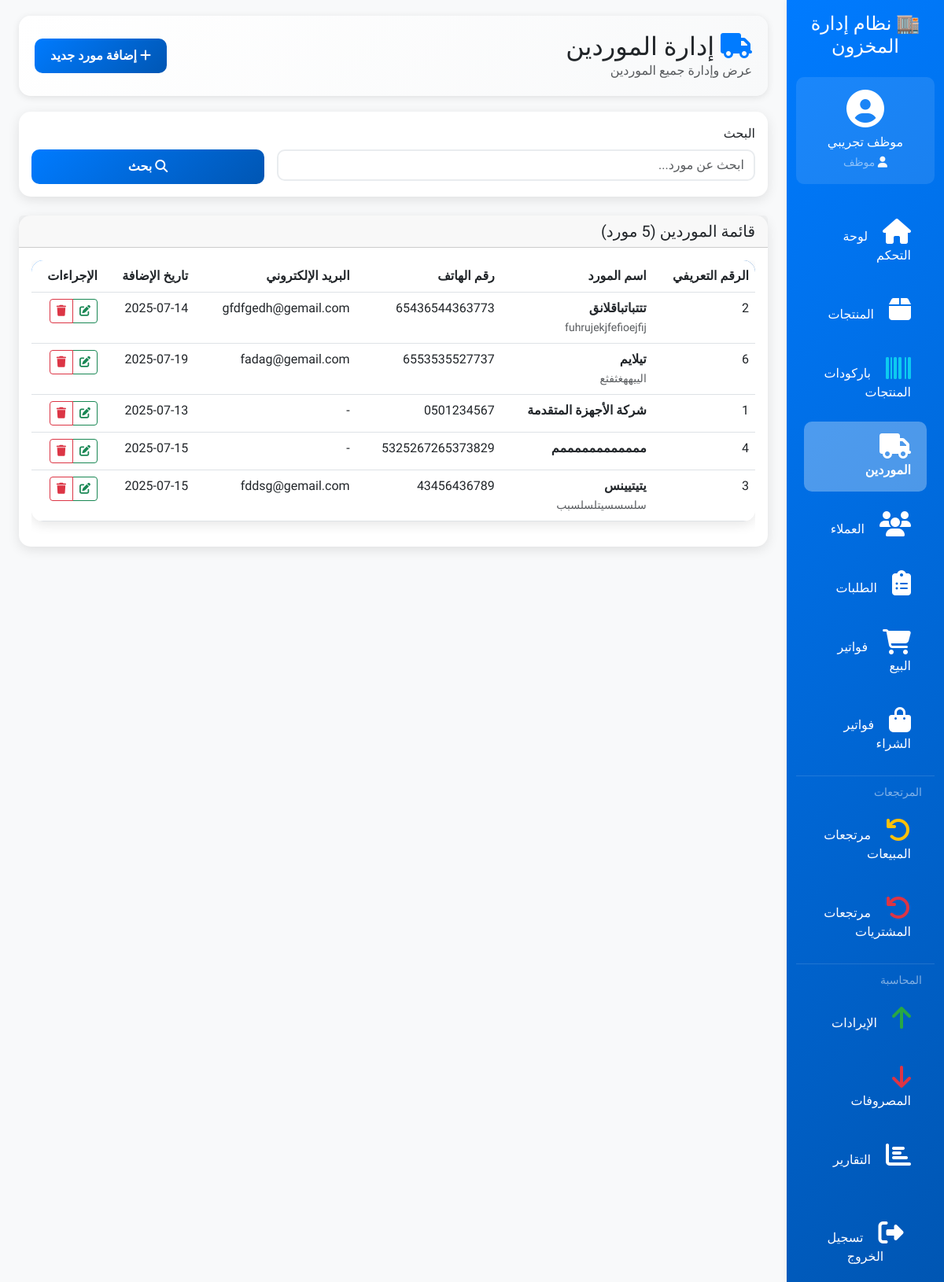
/suppliers/ (signed in), run on the app's committed database.
### inventory/models.py (models this page shows, shortened)
class Employee(models.Model):
    EMPLOYMENT_STATUS_CHOICES = [
        ("active", "نشط"),
        ("inactive", "غير نشط"),
        ("suspended", "موقوف"),
        ("terminated", "منتهي الخدمة"),
    ]
    user = models.OneToOneField(
        User,
        on_delete=models.CASCADE,
        verbose_name="المستخدم",
        related_name="employee_profile"
    )
    employee_id = models.CharField(
        max_length=20,
        unique=True,
        verbose_name="رقم الموظف"
    )
    role = models.ForeignKey(
        Role,
        on_delete=models.SET_NULL,
        null=True,
        blank=True,
        verbose_name="الدور الوظيفي"
    )
    department = models.CharField(
        max_length=100,
        blank=True,
        null=True,
        verbose_name="القسم"
    )
    phone = models.CharField(max_length=20, blank=True, null=True, verbose_name="رقم الهاتف")
    address = models.TextField(blank=True, null=True, verbose_name="العنوان")
    hire_date = models.DateField(verbose_name="تاريخ التوظيف")
    salary = models.DecimalField(
        max_digits=10,
        decimal_places=2,
        blank=True,
        null=True,
        verbose_name="الراتب"
    )
    employment_status = models.CharField(
        max_length=20,
        choices=EMPLOYMENT_STATUS_CHOICES,
        default="active",
        verbose_name="حالة التوظيف"
    )
    notes = models.TextField(blank=True, null=True, verbose_name="ملاحظات")
    created_at = models.DateTimeField(auto_now_add=True, verbose_name="تاريخ الإنشاء")
    updated_at = models.DateTimeField(auto_now=True, verbose_name="تاريخ التحديث")
    class Meta:
        verbose_name = "موظف"
        verbose_name_plural = "الموظفين"
        ordering = ["employee_id"]
    @property
    def is_manager(self):
        if not self.role:
            return False
        manager_roles = [
            "مدير عام", "مدير نظام", "مدير", "مدير مبيعات",
            "مدير مخزون", "مدير مالي", "مدير تقني"
        ]
        return (
            self.role.name in manager_roles or
            self.role.has_permission('manage_employees') or
            self.role.has_permission('manage_roles')
        )
    @property
    def can_manage_employees(self):
        return (
            self.is_manager or
            (self.role and self.role.has_permission('manage_employees'))
        )
    @property
    def can_manage_roles(self):
        return (
            self.is_manager or
            (self.role and self.role.has_permission('manage_roles'))
        )

class Role(models.Model):
    name = models.CharField(max_length=100, unique=True, verbose_name="اسم الدور")
    description = models.TextField(blank=True, null=True, verbose_name="الوصف")
    permissions = models.ManyToManyField(
        Permission,
        blank=True,
        verbose_name="الصلاحيات",
        related_name="roles"
    )
    is_active = models.BooleanField(default=True, verbose_name="نشط")
    created_at = models.DateTimeField(auto_now_add=True, verbose_name="تاريخ الإنشاء")
    updated_at = models.DateTimeField(auto_now=True, verbose_name="تاريخ التحديث")
    class Meta:
        verbose_name = "دور وظيفي"
        verbose_name_plural = "الأدوار الوظيفية"
        ordering = ["name"]
    def has_permission(self, permission_codename):
        return self.permissions.filter(codename=permission_codename).exists()

class Supplier(models.Model):
    name = models.CharField(max_length=200, verbose_name="اسم المورد")
    phone = models.CharField(max_length=20, verbose_name="رقم الهاتف")
    email = models.EmailField(blank=True, null=True, verbose_name="البريد الإلكتروني")
    address = models.TextField(blank=True, null=True, verbose_name="العنوان")
    created_at = models.DateTimeField(auto_now_add=True, verbose_name="تاريخ الإنشاء")
    updated_at = models.DateTimeField(auto_now=True, verbose_name="تاريخ التحديث")
    class Meta:
        verbose_name = "مورد"
        verbose_name_plural = "الموردين"
        ordering = ["name"]

### inventory/views.py (the view)
# urls.py: path("suppliers/", views.supplier_list, name="supplier_list"),
@login_required
def supplier_list(request):
    suppliers = Supplier.objects.all()
    return render(request, 'inventory/supplier_list.html', {'suppliers': suppliers})

### inventory/templates/inventory/supplier_list.html (shortened to what this page needs)
{% extends 'base.html' %}
{% block content %}
<div class="page-header">
    <div class="d-flex justify-content-between align-items-center">
        <div>
            <h1 class="h2 mb-0">
                <i class="fas fa-truck text-primary"></i>
                إدارة الموردين
            </h1>
            <p class="text-muted mb-0">عرض وإدارة جميع الموردين</p>
        </div>
        <a href="{% url 'supplier_create' %}" class="btn btn-primary">
            <i class="fas fa-plus"></i> إضافة مورد جديد
        </a>
    </div>
</div>
<div class="card mb-4">
    <div class="card-body">
        <form method="GET" class="row g-3">
            <div class="col-md-8">
                <label for="search" class="form-label">البحث</label>
                <input type="text" class="form-control" id="search" name="search"
                       placeholder="ابحث عن مورد..." value="{{ request.GET.search }}">
            </div>
            <div class="col-md-4">
                <label class="form-label">&nbsp;</label>
                <div class="d-grid">
                    <button type="submit" class="btn btn-primary">
                        <i class="fas fa-search"></i> بحث
                    </button>
                </div>
            </div>
        </form>
    </div>
</div>
<div class="card">
    <div class="card-header">
        <h5 class="mb-0">قائمة الموردين ({{ suppliers.count }} مورد)</h5>
    </div>
    <div class="card-body">
        {% if suppliers %}
            <div class="table-responsive">
                <table class="table table-hover">
                    <thead>
                        <tr>
                            <th>الرقم التعريفي</th>
                            <th>اسم المورد</th>
                            <th>رقم الهاتف</th>
                            <th>البريد الإلكتروني</th>
                            <th>تاريخ الإضافة</th>
                            <th>الإجراءات</th>
                        </tr>
                    </thead>
                    <tbody>
                        {% for supplier in suppliers %}
                        <tr>
                            <td>{{ supplier.id }}</td>
                            <td>
                                <strong>{{ supplier.name }}</strong>
                                {% if supplier.address %}
                                    <br><small class="text-muted">{{ supplier.address|truncatechars:50 }}</small>
                                {% endif %}
                            </td>
                            <td>{{ supplier.phone }}</td>
                            <td>{{ supplier.email|default:"-" }}</td>
                            <td>{{ supplier.created_at|date:"Y-m-d" }}</td>
                            <td>
                                <div class="btn-group" role="group">
                                    <a href="{% url 'supplier_edit' supplier.id %}"
                                       class="btn btn-sm btn-outline-success" title="تعديل">
                                        <i class="fas fa-edit"></i>
                                    </a>
                                    <button type="button" class="btn btn-sm btn-outline-danger"
                                            onclick="confirmDelete('{{ supplier.name }}', '{% url 'supplier_delete' supplier.id %}')"
                                            title="حذف">
                                        <i class="fas fa-trash"></i>
                                    </button>
                                </div>
                            </td>
                        </tr>
                        {% endfor %}
                    </tbody>
                </table>
            </div>
        {% endif %}
    </div>
</div>
{% endblock %}

### templates/base.html (shortened to what this page needs)
<!DOCTYPE html>
<html lang="ar" dir="rtl">
<head>
    <link href="https://cdn.jsdelivr.net/npm/bootstrap@5.3.0/dist/css/bootstrap.rtl.min.css" rel="stylesheet">
    <link href="https://cdnjs.cloudflare.com/ajax/libs/font-awesome/6.4.0/css/all.min.css" rel="stylesheet">
</head>
<body>
    <div class="container-fluid">
        <div class="row">
            <nav class="col-md-3 col-lg-2 d-md-block sidebar" id="sidebar">
                <div class="position-sticky pt-3">
                    <div class="text-center mb-4 d-none d-md-block">
                        <h4 class="text-white">🏬 نظام إدارة المخزون</h4>
                    </div>
                    {% load permission_tags %}
                    {% if user.is_authenticated %}
                    <div class="user-info mb-4 p-3" style="background: rgba(255,255,255,0.1); border-radius: 10px;">
                        <div class="text-center">
                            <div class="user-avatar mb-2">
                                <i class="fas fa-user-circle fa-3x text-white"></i>
                            </div>
                            <h6 class="text-white mb-1">{{ user.get_full_name|default:user.username }}</h6>
                            <small class="text-white-50">
                                {% if user.is_superuser %}
                                    <i class="fas fa-crown text-warning"></i> مدير عام
                                {% elif user|is_manager %}
                                    <i class="fas fa-user-tie text-info"></i> {{ user|get_user_role }}
                                {% else %}
                                    <i class="fas fa-user text-light"></i> {{ user|get_user_role }}
                                {% endif %}
                            </small>
                        </div>
                    </div>
                    {% endif %}
                    <ul class="nav flex-column">
                        <li class="nav-item">
                            <a class="nav-link {% if request.resolver_match.url_name == 'dashboard' %}active{% endif %}" href="{% url 'dashboard' %}">
                                <i class="fas fa-home icon-lg"></i>
                                لوحة التحكم
                            </a>
                        </li>
                        <li class="nav-item">
                            <a class="nav-link {% if 'product' in request.resolver_match.url_name and 'barcode' not in request.resolver_match.url_name %}active{% endif %}" href="{% url 'product_list' %}">
                                <i class="fas fa-box icon-lg"></i>
                                المنتجات
                            </a>
                        </li>
                        <li class="nav-item">
                            <a class="nav-link {% if 'barcode' in request.resolver_match.url_name %}active{% endif %}" href="{% url 'product_barcodes' %}">
                                <i class="fas fa-barcode icon-lg text-info"></i>
                                باركودات المنتجات
                            </a>
                        </li>
                        <li class="nav-item">
                            <a class="nav-link {% if 'supplier' in request.resolver_match.url_name %}active{% endif %}" href="{% url 'supplier_list' %}">
                                <i class="fas fa-truck icon-lg"></i>
                                الموردين
                            </a>
                        </li>
                        <li class="nav-item">
                            <a class="nav-link {% if 'customer' in request.resolver_match.url_name %}active{% endif %}" href="{% url 'customer_list' %}">
                                <i class="fas fa-users icon-lg"></i>
                                العملاء
                            </a>
                        </li>
                        <li class="nav-item">
                            <a class="nav-link {% if 'order' in request.resolver_match.url_name %}active{% endif %}" href="{% url 'order_list' %}">
                                <i class="fas fa-clipboard-list icon-lg"></i>
                                الطلبات
                            </a>
                        </li>
                        <li class="nav-item">
                            <a class="nav-link {% if 'sale' in request.resolver_match.url_name %}active{% endif %}" href="{% url 'sale_invoice_list' %}">
                                <i class="fas fa-shopping-cart icon-lg"></i>
                                فواتير البيع
                            </a>
                        </li>
                        <li class="nav-item">
                            <a class="nav-link {% if 'purchase' in request.resolver_match.url_name %}active{% endif %}" href="{% url 'purchase_invoice_list' %}">
                                <i class="fas fa-shopping-bag icon-lg"></i>
                                فواتير الشراء
                            </a>
                        </li>
                        <li class="nav-item">
                            <hr class="text-white-50 my-2">
                        </li>
                        <li class="nav-item">
                            <small class="text-white-50 px-3">المرتجعات</small>
                        </li>
                        <li class="nav-item">
                            <a class="nav-link {% if 'sale_return' in request.resolver_match.url_name %}active{% endif %}" href="{% url 'sale_return_list' %}">
                                <i class="fas fa-undo icon-lg text-warning"></i>
                                مرتجعات المبيعات
                            </a>
                        </li>
                        <li class="nav-item">
                            <a class="nav-link {% if 'purchase_return' in request.resolver_match.url_name %}active{% endif %}" href="{% url 'purchase_return_list' %}">
                                <i class="fas fa-undo icon-lg text-danger"></i>
                                مرتجعات المشتريات
                            </a>
                        </li>
                        <li class="nav-item">
                            <hr class="text-white-50 my-2">
                        </li>
                        <li class="nav-item">
                            <small class="text-white-50 px-3">المحاسبة</small>
                        </li>
                        <li class="nav-item">
                            <a class="nav-link {% if 'revenue' in request.resolver_match.url_name %}active{% endif %}" href="{% url 'revenue_list' %}">
                                <i class="fas fa-arrow-up icon-lg text-success"></i>
                                الإيرادات
                            </a>
                        </li>
                        <li class="nav-item">
                            <a class="nav-link {% if 'expense' in request.resolver_match.url_name %}active{% endif %}" href="{% url 'expense_list' %}">
                                <i class="fas fa-arrow-down icon-lg text-danger"></i>
                                المصروفات
                            </a>
                        </li>
                        <li class="nav-item">
                            <a class="nav-link {% if 'report' in request.resolver_match.url_name %}active{% endif %}" href="{% url 'reports' %}">
                                <i class="fas fa-chart-bar icon-lg"></i>
                                التقارير
                            </a>
                        </li>
                        {% load permission_tags %}
                        <li class="nav-item mt-4">
                            <form action="{% url 'logout' %}" method="post" class="d-inline">
                                <button type="submit" class="nav-link btn btn-link text-white text-decoration-none">
                                    <i class="fas fa-sign-out-alt icon-lg"></i>
                                    تسجيل الخروج
                                </button>
                            </form>
                        </li>
                    </ul>
                </div>
            </nav>
            <main class="col-md-9 ms-sm-auto col-lg-10 px-md-4 main-content">
                {% block content %}{% endblock %}
            </main>
        </div>
    </div>
</body>
</html>

### data on the page
Supplier: id "2", name "تتتباتباقلانق", address "fuhrujekjfefioejfij", phone "65436544363773", email "gfdfgedh@gemail.com", created_at "2025-07-14"
Supplier: id "6", name "تيلايم", address "الييههغثفثع", phone "6553535527737", email "fadag@gemail.com", created_at "2025-07-19"
Supplier: id "1", name "شركة الأجهزة المتقدمة", phone "0501234567", email "-", created_at "2025-07-13"
Supplier: id "4", name "ممممممممممممم", phone "5325267265373829", email "-", created_at "2025-07-15"
Supplier: id "3", name "يتيتيينس", address "سلسسسيتلسلسبب", phone "43456436789", email "fddsg@gemail.com", created_at "2025-07-15"

### other printed values
{{ user.get_full_name|default:user.username }} "موظف تجريبي"
{{ user|get_user_role }} "موظف"
